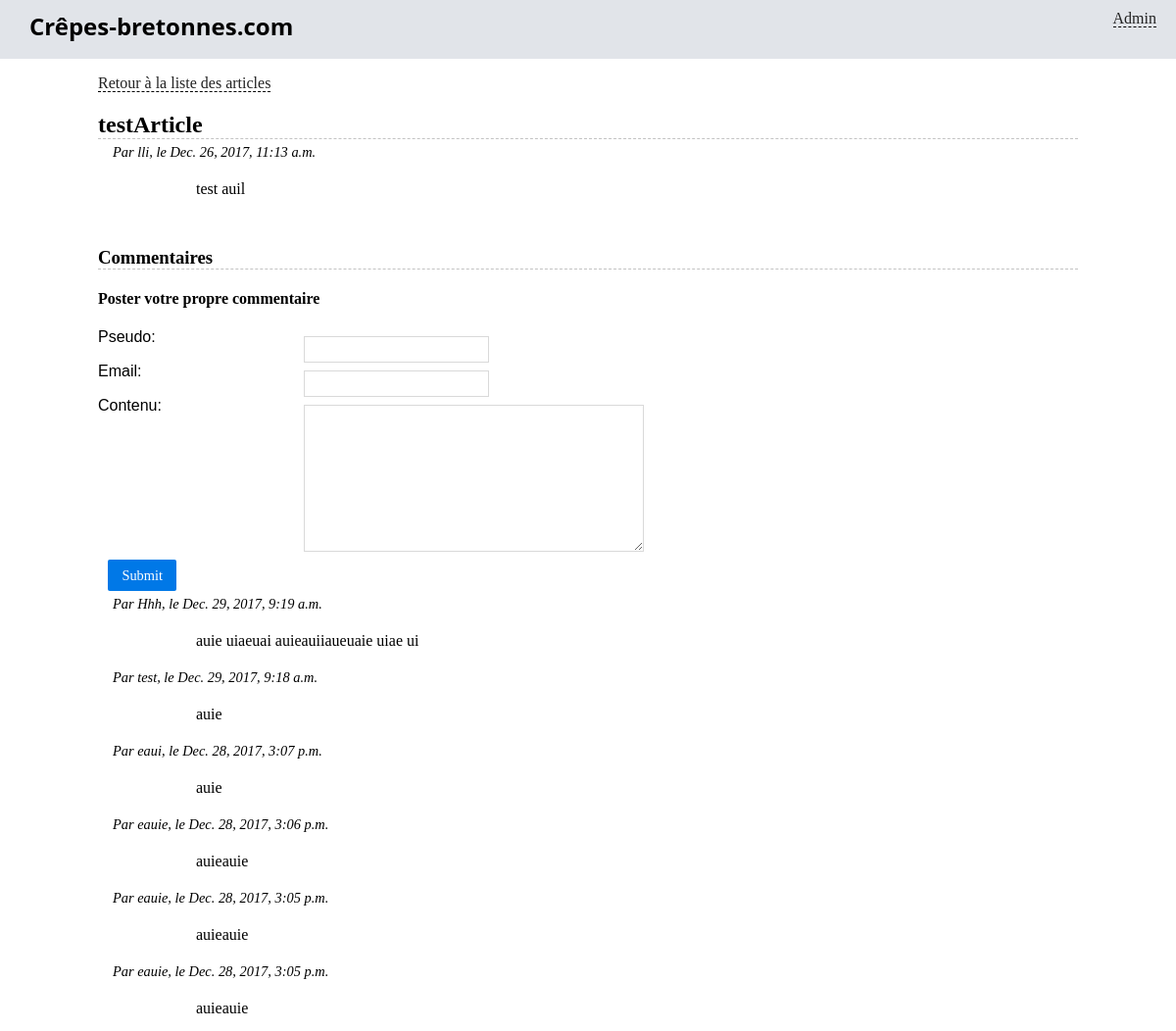
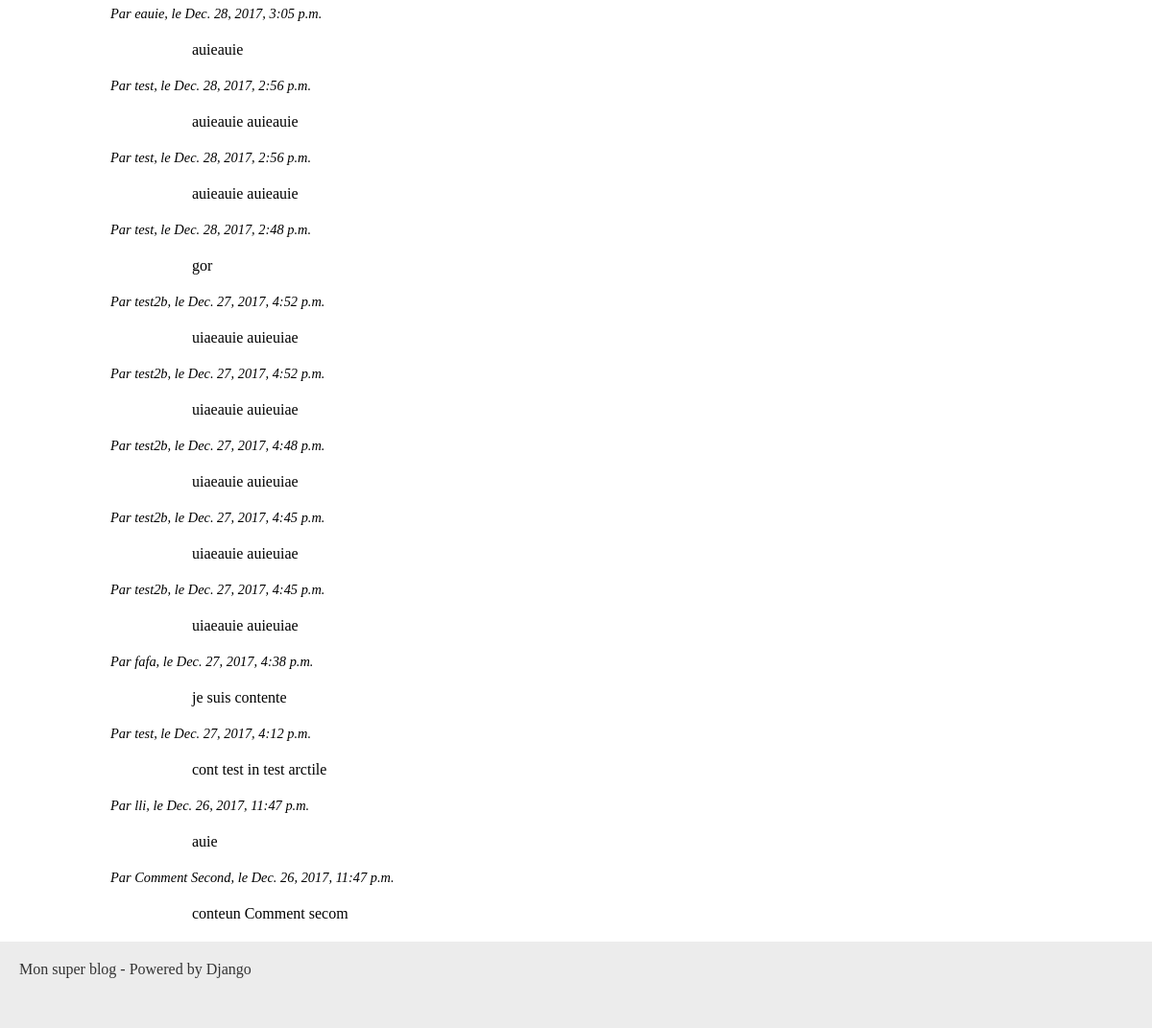
Screenshot of /blog/blog/testarticle/ with the database file from the repository (2 pictures, top to bottom).
### blog/models.py (models this page shows, shortened)
class Article(models.Model):
    titre = models.CharField(max_length=100)
    slug = models.SlugField()
    auteur = models.CharField(max_length=42)
    contenu = models.TextField(null=True)
    date = models.DateTimeField(verbose_name="Date de parution",
                                auto_now_add=True, auto_now=False)
    is_visible = models.BooleanField(verbose_name="Article publié ?",
                                     default=False)
    categorie = models.ForeignKey('Categorie', on_delete=models.CASCADE)

class Comment(models.Model):
    pseudo = models.CharField(max_length=100)
    email = models.EmailField()
    contenu = models.TextField(null=True)
    date = models.DateTimeField(verbose_name="Date de parution",
                                auto_now_add=False, auto_now=True)
    is_visible = models.BooleanField(verbose_name="Commentaire publié ?",
                                     default=True)
    article = models.ForeignKey('Article', on_delete=models.CASCADE)

### blog/views.py (the view, shortened to what this page needs)
# urls.py: path('blog/<slug:slug>/', views.lire_article, name='blog_lire'),
def lire_article(request, slug):
    article = get_object_or_404(Article, slug=slug)
    commentaires = Comment.objects.filter(article__id=article.id, is_visible=True).order_by('-date')#[:4]
    form = CommentForm(request.POST or None)
    return render(request, 'blog/lire_article.html', locals())

### blog/forms.py
class CommentForm(forms.ModelForm):
    class Meta:
        model = Comment
        fields = ('pseudo', 'email', 'contenu')

### blog/templates/blog/lire_article.html (shortened to what this page needs)
{% extends "blog/base.html" %}
{% block content %}
	<p>
		<a href="{% url 'accueil' %}">Retour à la liste des articles</a>
	</p>
	<h2 class="titre-article">{{ article.titre }}</h2>
	<p class="infos-article">Par {{ article.auteur }}, le {{ article.date }}</p>
	<div class="contenu-article">
		{{ article.contenu|safe }}
	</div>
	<h3 class="titre-comments">Commentaires</h3>
	<h4>Poster votre propre commentaire</h4>
	<form  method="post" class="pure-form"  action=".">
		{{ form.as_p }}
		<p style="text-align:center">
			<input class="pure-button pure-button-primary" type="submit" />
		</p>
	</form>
	{% for commentaire in commentaires %}
		<div class="commentaire">
			<p class="infos-comment">Par {{ commentaire.pseudo }}, le {{ commentaire.date }}</p>
			<p class="contenu-comment">{{ commentaire.contenu|safe }}</p>
		</div>
	{% empty %}
		<p>Aucun article.</p>
	{% endfor %}
{% endblock %}

### blog/static/blog/styles.css (style rules this page uses)
* { box-sizing: border-box; }
body { margin: 0; padding: 0; }
a { color: #222; border-bottom: 1px dashed #000; text-decoration: none; }
form label { display: block; float: left; font-weight: lighter; width: 200px; text-align: justify; font-family: Arvo, Arial; }
form input, form select, form textarea { border: 1px solid #d9d9d9; color: #343434; float: left; margin: 8px 10px 0px 10px; padding: 5px; }
form textarea { height: 150px; }
form p { clear: both; }
.titre-article, .titre-comments { border-bottom: 1px dashed #c3c3c3; margin-bottom: 0; }
.infos-article { margin: 5px 0 0 15px; font-style: italic; font-size: 0.9em; }
.infos-comment { margin: 5px 0 0 15px; font-style: italic; font-size: 0.9em; }
.titre-comments { margin-top: 50px; }
.contenu-article { margin: 20px auto; width: 80%; }
.contenu-comment { margin: 20px auto; width: 80%; }
input[type="submit"] { background-color: #0078E7; color: #FFF; font-family: Verdana; font-size: 0.9em; padding: 0.5em 1em; border: 0px none transparent; text-decoration: none; border-radius: 2px; display: inline-block; }

### rows the page displays
Article: titre "testArticle", auteur "lli", date "Dec. 26, 2017, 11:13 a.m.", contenu "test auil"
Comment: pseudo "Hhh", date "Dec. 29, 2017, 9:19 a.m.", contenu "auie uiaeuai auieauiiaueuaie uiae ui"
Comment: pseudo "test", date "Dec. 29, 2017, 9:18 a.m.", contenu "auie"
Comment: pseudo "eaui", date "Dec. 28, 2017, 3:07 p.m.", contenu "auie"
Comment: pseudo "eauie", date "Dec. 28, 2017, 3:06 p.m.", contenu "auieauie"
Comment: pseudo "eauie", date "Dec. 28, 2017, 3:05 p.m.", contenu "auieauie"
Comment: pseudo "eauie", date "Dec. 28, 2017, 3:05 p.m.", contenu "auieauie"
Comment: pseudo "eauie", date "Dec. 28, 2017, 3:05 p.m.", contenu "auieauie"
Comment: pseudo "test", date "Dec. 28, 2017, 2:56 p.m.", contenu "auieauie auieauie"
Comment: pseudo "test", date "Dec. 28, 2017, 2:56 p.m.", contenu "auieauie auieauie"
Comment: pseudo "test", date "Dec. 28, 2017, 2:48 p.m.", contenu "gor"
Comment: pseudo "test2b", date "Dec. 27, 2017, 4:52 p.m.", contenu "uiaeauie auieuiae"
Comment: pseudo "test2b", date "Dec. 27, 2017, 4:52 p.m.", contenu "uiaeauie auieuiae"
Comment: pseudo "test2b", date "Dec. 27, 2017, 4:48 p.m.", contenu "uiaeauie auieuiae"
Comment: pseudo "test2b", date "Dec. 27, 2017, 4:45 p.m.", contenu "uiaeauie auieuiae"
Comment: pseudo "test2b", date "Dec. 27, 2017, 4:45 p.m.", contenu "uiaeauie auieuiae"
Comment: pseudo "fafa", date "Dec. 27, 2017, 4:38 p.m.", contenu "je suis contente"
Comment: pseudo "test", date "Dec. 27, 2017, 4:12 p.m.", contenu "cont test in test arctile"
Comment: pseudo "lli", date "Dec. 26, 2017, 11:47 p.m.", contenu "auie"
Comment: pseudo "Comment Second", date "Dec. 26, 2017, 11:47 p.m.", contenu "conteun Comment secom"
